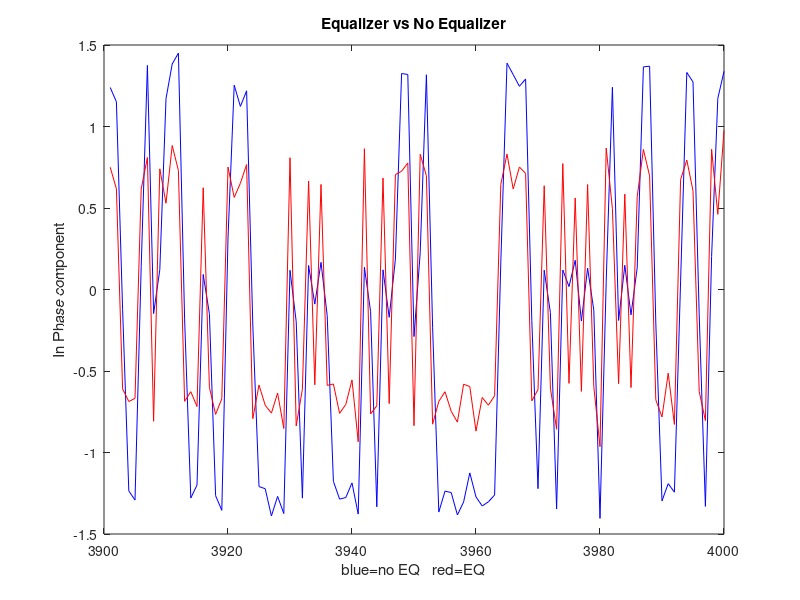

MATLAB code for this plot:
clear
itn = 4e3; % # of data samples.... 4000 symbols

SNR_dB=20; 
%SNR_dB=15;
%SNR_dB=10; 
sigman2 = 10^(-SNR_dB/10); 
sigman=sqrt(sigman2);

ch = [1 0.8]; % channel coefficients
N = 8; %number of taps
mu=.01; % step size

runs = 1; % number of independent trials

xi=zeros(itn,1);
for k=1:runs
    inphase=(randi(2,itn,1)-1)*2-1; %%inphase modulation
    quad1 = (randi(2,itn,1)-1)*2-1; %%quad component
    quad= 1j*quad1; %%quad modulation
    inphaseBits = (inphase>0); %%inphase bits
    quadBits = (quad1>0);      %%quad bits
    x = (inphase + quad)/sqrt(2);  %%qpsk signal
    noise = sigman*(randn(itn,1)+1j*randn(itn,1))/sqrt(2);
    d = filter(ch,1,x) + noise; % output signal without equalizer
    d_inphase = real(d(2001:4000));   % real component W/O equalizer
    d_quad = imag(d(2001:4000));   % imaginary component W/O equalizer
    d_inphase_bits =(d_inphase>0); % real bits without equalizer
    d_quad_bits =(d_quad>0); % quad bits without equalizer
    d_inphase_error = sum(abs(d_inphase_bits-inphaseBits(2001:4000))); %inphase bit error 
    d_quad_error = sum(abs(d_quad_bits-quadBits(2001:4000))); %inphase bit error
    d_total_error = (d_quad_error + d_inphase_error)/itn; %  
    weights = zeros(N,1);

    for n=N:itn; %%for n = 8:4000????
    xtdl = d(n:-1:n-N+1); %%y(t)???
    xout(n) = weights' * xtdl; % output signal w/ equalizer  (w' * y_k)
    e = x(n) - xout(n);    %% e = x_k - w_k'y_k = error
    xi(n) = xi(n) + abs(e)^2;  %% MSE ???
   weights = weights + mu * conj(e) * xtdl; %% w(t+1) = w(t) + mu * e* * y(t)
   
    end
end

xoutT = transpose(xout(2001:4000));  %%output with eq transpose last 2000 symbols
eq_inphase = real(xoutT);   %inphase component
eq_quad = imag(xoutT);      %quad component
eq_inphase_bits = (eq_inphase>0);
eq_quad_bits = (eq_quad>0);
eq_inphase_error = sum(abs(eq_inphase_bits - inphaseBits(2001:4000))); %eq inphase bit error 
eq_quad_error = sum(abs(eq_quad_bits-quadBits(2001:4000))); %eq inphase bit error
eq_total_error =(eq_inphase_error+eq_quad_error)/(2*itn);

xi=xi/runs;
realweights = real(weights);
a = d(3901:4000); %%last 100 symbols of NO EQ
a_real= real(a);  %%last 100 symbols of inphase NO EQ
a1= xout(3901:4000); %last 100 symbols WITH EQ
a1_real = real(a1);  %last 100 symbols of inphase WITH EQ
samples = [1:4000];
last100samples = samples(3901:4000);
plot (last100samples, a_real,'b',last100samples, a1_real, 'r')
title('Equalizer vs No Equalizer')
xlabel('blue=no EQ   red=EQ'); ylabel('In Phase component')

%x2 = [1:8];
%figure
%plot(x2, realweights)
%title('Weights')

%%semilogy(xi,'k');
%%xlabel('No. of iterations'); ylabel('MSE')
